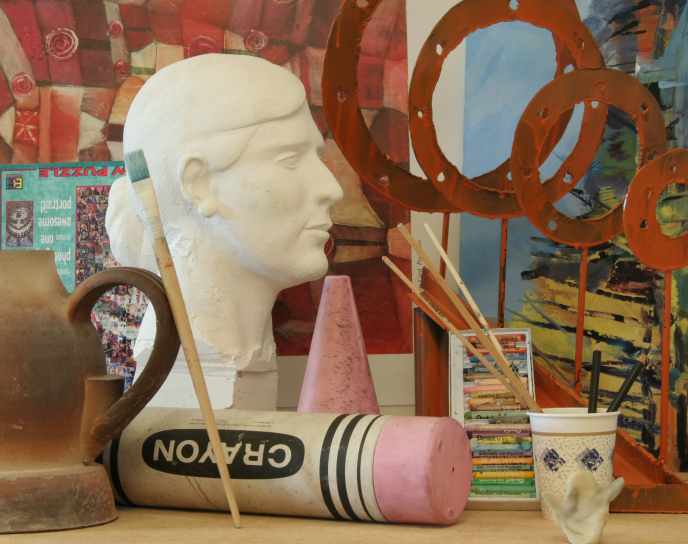
#> input picture cube_script/bilateral_solver/data/depth_superres/reference.png, 1376 x 1088 px (shown at 1/2 size)
$ jupyter execute --allow-errors bilateral_solver.ipynb   (shell and % lines are left out)
#> lines starting #> are read from the running program, lines starting #| are printed output that depends on the picture
# Bilateral Solver Demo

This notebook demos a barebones Python implementation of the bilateral solver.

[cell 1]
%pylab inline
import pylab
import seaborn as sns
sns.set_style('white')
sns.set_context('notebook')
rcParams['image.interpolation'] = 'nearest'
rcParams['image.cmap'] = 'CMRmap'
rcParams['figure.facecolor'] = 'w'

## Load in the input problem

[cell 2]
from skimage.io import imread
import os

data_folder = os.path.abspath(os.path.join(os.path.curdir, '..', 'data', 'depth_superres'))

# The RGB image that whose edges we will respect
reference = imread(os.path.join(data_folder, 'reference.png'))
#> reference is the input picture: shape (1088, 1376, 3); mean R, G, B 138.6, 109.9, 85.3
# The 1D image whose values we would like to filter
target = imread(os.path.join(data_folder, 'target.png'))
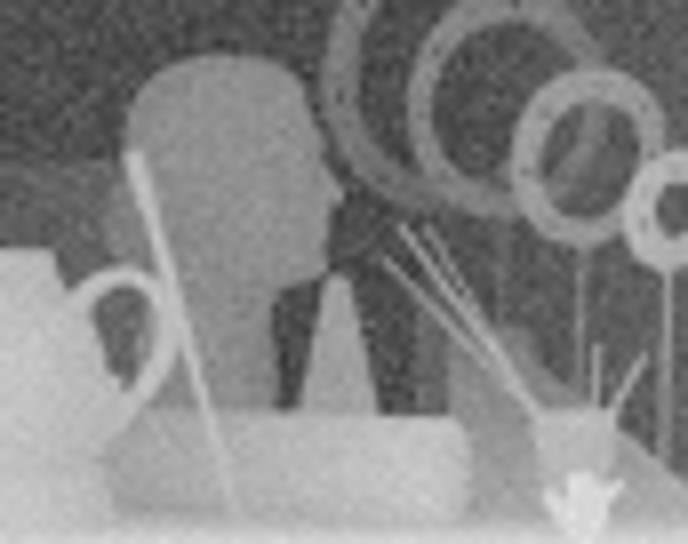
#> input picture cube_script/bilateral_solver/data/depth_superres/target.png, 1376 x 1088 px (shown at 1/2 size)
#> target is the input picture: shape (1088, 1376) uint16; min 13499, max 58256, mean 33975.9
# A confidence image, representing how much we trust the values in "target".
# Pixels with zero confidence are ignored.
# Confidence can be set to all (2^16-1)'s to effectively disable it.
#> (the rest of this cell did not finish here and is left out)

### RGB-YUV conversion
Actually doing RGB-YCbCr. Math from https://en.wikipedia.org/wiki/YCbCr#JPEG_conversion

[cell 3]
RGB_TO_YUV = np.array([
    [ 0.299,     0.587,     0.114],
    [-0.168736, -0.331264,  0.5],
    [ 0.5,      -0.418688, -0.081312]])
#> RGB_TO_YUV = [[0.299, 0.587, 0.114], [-0.169, -0.331, 0.5], [0.5, -0.419, -0.0813]]
YUV_TO_RGB = np.array([
    [1.0,  0.0,      1.402],
    [1.0, -0.34414, -0.71414],
    [1.0,  1.772,    0.0]])
YUV_OFFSET = np.array([0, 128.0, 128.0]).reshape(1, 1, -1)

def rgb2yuv(im):
    return np.tensordot(im, RGB_TO_YUV, ([2], [1])) + YUV_OFFSET
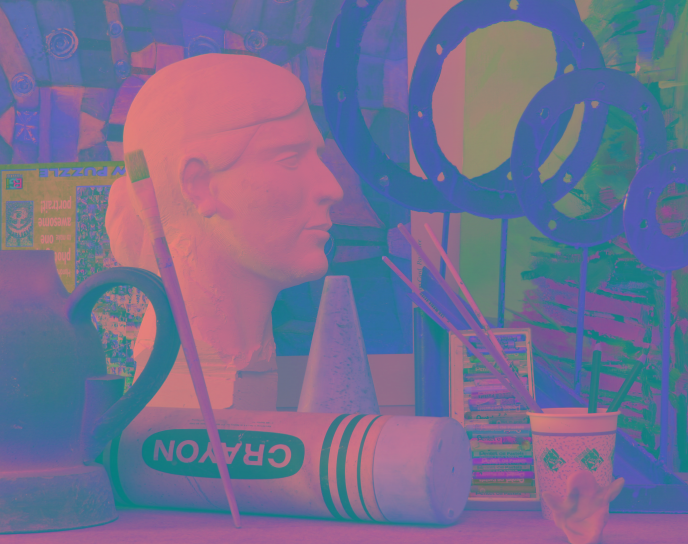
#> returned value: shape (1088, 1376, 3) float64 (shown at 1/2 size); mean of channels 0, 1, 2 115.7, 110.9, 144.3; drawn as R, G, B

def yuv2rgb(im):
    return np.tensordot(im.astype(float) - YUV_OFFSET, YUV_TO_RGB, ([2], [1]))

## Bilateral Grid
Implement the bilateral grid using a hacky hashing function to go from coordinates to unique numbers.

[cell 4]
MAX_VAL = 255.0
from scipy.sparse import csr_matrix

def get_valid_idx(valid, candidates):
    """Find which values are present in a list and where they are located"""
    locs = np.searchsorted(valid, candidates)
    # Handle edge case where the candidate is larger than all valid values
    locs = np.clip(locs, 0, len(valid) - 1)
    # Identify which values are actually present
    valid_idx = np.flatnonzero(valid[locs] == candidates)
    locs = locs[valid_idx]
    return valid_idx, locs

class BilateralGrid(object):
    def __init__(self, im, sigma_spatial=32, sigma_luma=8, sigma_chroma=8):
        im_yuv = rgb2yuv(im)
        # Compute 5-dimensional XYLUV bilateral-space coordinates
        Iy, Ix = np.mgrid[:im.shape[0], :im.shape[1]]
        x_coords = (Ix / sigma_spatial).astype(int)
        y_coords = (Iy / sigma_spatial).astype(int)
        luma_coords = (im_yuv[..., 0] /sigma_luma).astype(int)
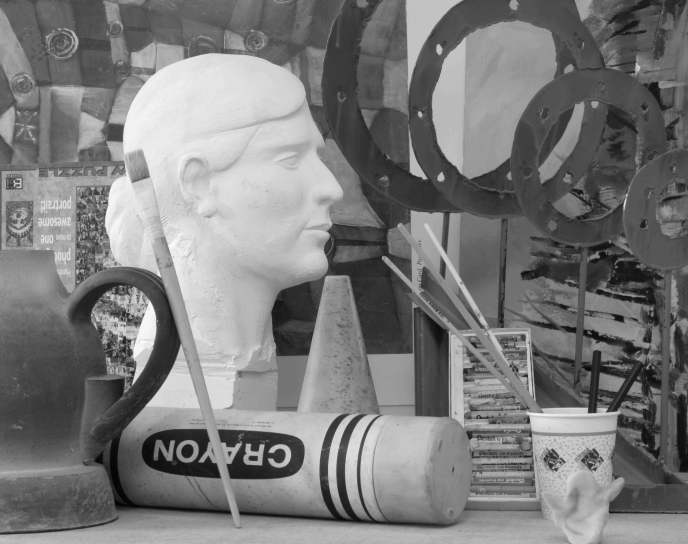
#> luma_coords: shape (1088, 1376) int64 (shown at 1/2 size); min 0, max 59, mean 28.4; drawn with min black and max white
        chroma_coords = (im_yuv[..., 1:] / sigma_chroma).astype(int)
        coords = np.dstack((x_coords, y_coords, luma_coords, chroma_coords))
        coords_flat = coords.reshape(-1, coords.shape[-1])
        self.npixels, self.dim = coords_flat.shape
#> self.npixels = 1497088; self.dim = 5
        # Hacky "hash vector" for coordinates,
        # Requires all scaled coordinates be < MAX_VAL
        self.hash_vec = (MAX_VAL**np.arange(self.dim))
#> self.hash_vec = [1, 255, 65025, 16581375, 4.23e+09]
        # Construct S and B matrix
        self._compute_factorization(coords_flat)

    def _compute_factorization(self, coords_flat):
        # Hash each coordinate in grid to a unique value
        hashed_coords = self._hash_coords(coords_flat)
        unique_hashes, unique_idx, idx = \
            np.unique(hashed_coords, return_index=True, return_inverse=True)
        # Identify unique set of vertices
        unique_coords = coords_flat[unique_idx]
        self.nvertices = len(unique_coords)
#> self.nvertices = 376538
        # Construct sparse splat matrix that maps from pixels to vertices
        self.S = csr_matrix((np.ones(self.npixels), (idx, np.arange(self.npixels))))
        # Construct sparse blur matrices.
        # Note that these represent [1 0 1] blurs, excluding the central element
        self.blurs = []
        for d in range(self.dim):
            blur = 0.0
            for offset in (-1, 1):
                offset_vec = np.zeros((1, self.dim))
                offset_vec[:, d] = offset
                neighbor_hash = self._hash_coords(unique_coords + offset_vec)
                valid_coord, idx = get_valid_idx(unique_hashes, neighbor_hash)
                blur = blur + csr_matrix((np.ones((len(valid_coord),)),
                                          (valid_coord, idx)),
                                         shape=(self.nvertices, self.nvertices))
            self.blurs.append(blur)
#> after the loop, self.blurs = 5 items

    def _hash_coords(self, coord):
        """Hacky function to turn a coordinate into a unique value"""
        return np.dot(coord.reshape(-1, self.dim), self.hash_vec)

    def splat(self, x):
        return self.S.dot(x)

    def slice(self, y):
        return self.S.T.dot(y)

    def blur(self, x):
        """Blur a bilateral-space vector with a 1 2 1 kernel in each dimension"""
        assert x.shape[0] == self.nvertices
        out = 2 * self.dim * x
        for blur in self.blurs:
            out = out + blur.dot(x)
        return out

    def filter(self, x):
        """Apply bilateral filter to an input x"""
        return self.slice(self.blur(self.splat(x))) /  \
               self.slice(self.blur(self.splat(np.ones_like(x))))

## Bilateral Solver
Barebenes implementation using the flat initializer and Jacobi preconditioner.

[cell 5]
from scipy.sparse import diags
from scipy.sparse.linalg import cg

def bistochastize(grid, maxiter=10):
    """Compute diagonal matrices to bistochastize a bilateral grid"""
#> called with maxiter = 10
    m = grid.splat(np.ones(grid.npixels))
    n = np.ones(grid.nvertices)
    for i in range(maxiter):
        n = np.sqrt(n * m / grid.blur(n))
    # Correct m to satisfy the assumption of bistochastization regardless
    # of how many iterations have been run.
    m = n * grid.blur(n)
    Dm = diags(m, 0)
    Dn = diags(n, 0)
    return Dn, Dm

class BilateralSolver(object):
    def __init__(self, grid, params):
        self.grid = grid
        self.params = params
        self.Dn, self.Dm = bistochastize(grid)

    def solve(self, x, w):
        # Check that w is a vector or a nx1 matrix
        if w.ndim == 2:
            assert(w.shape[1] == 1)
        elif w.dim == 1:
            w = w.reshape(w.shape[0], 1)
        A_smooth = (self.Dm - self.Dn.dot(self.grid.blur(self.Dn)))
        w_splat = self.grid.splat(w)
        A_data = diags(w_splat[:,0], 0)
        A = self.params["lam"] * A_smooth + A_data
        xw = x * w
        b = self.grid.splat(xw)
        # Use simple Jacobi preconditioner
        A_diag = np.maximum(A.diagonal(), self.params["A_diag_min"])
        M = diags(1 / A_diag, 0)
        # Flat initialization
        y0 = self.grid.splat(xw) / w_splat
        yhat = np.empty_like(y0)
        for d in range(x.shape[-1]):
            yhat[..., d], info = cg(A, b[..., d], x0=y0[..., d], M=M, maxiter=self.params["cg_maxiter"], tol=self.params["cg_tol"])
        xhat = self.grid.slice(yhat)
        return xhat
